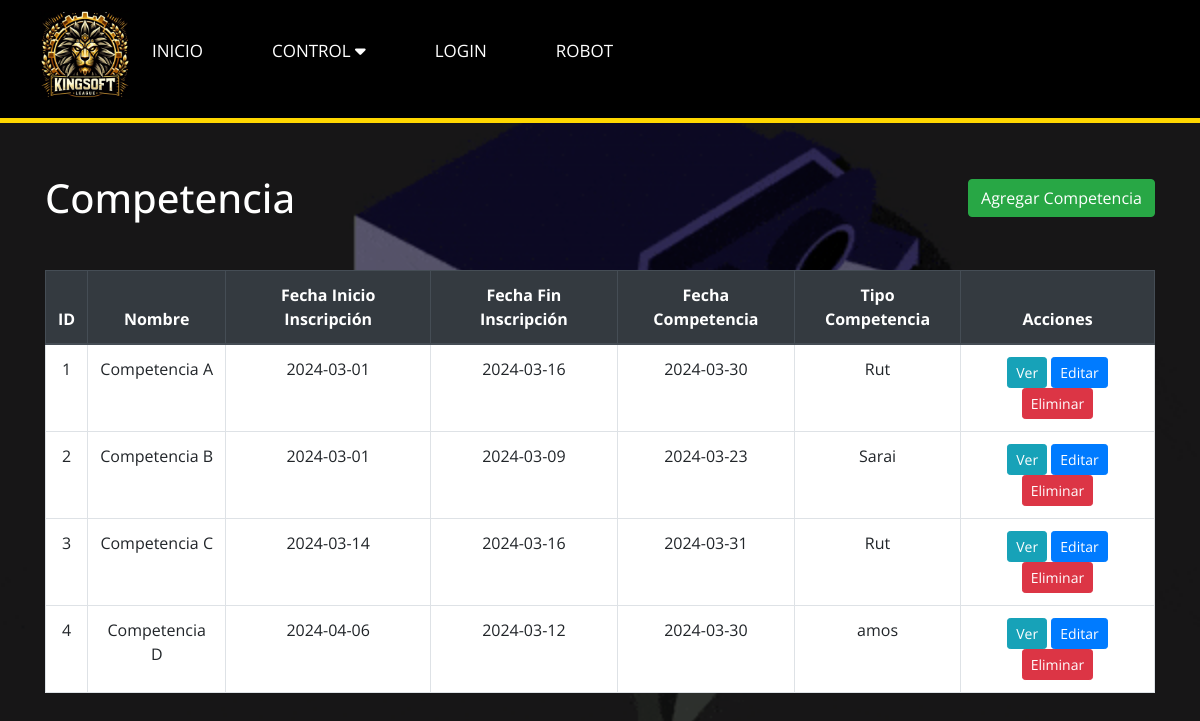
The app's page /Versión_1/Diseño/CompetenciaView.php, older data.
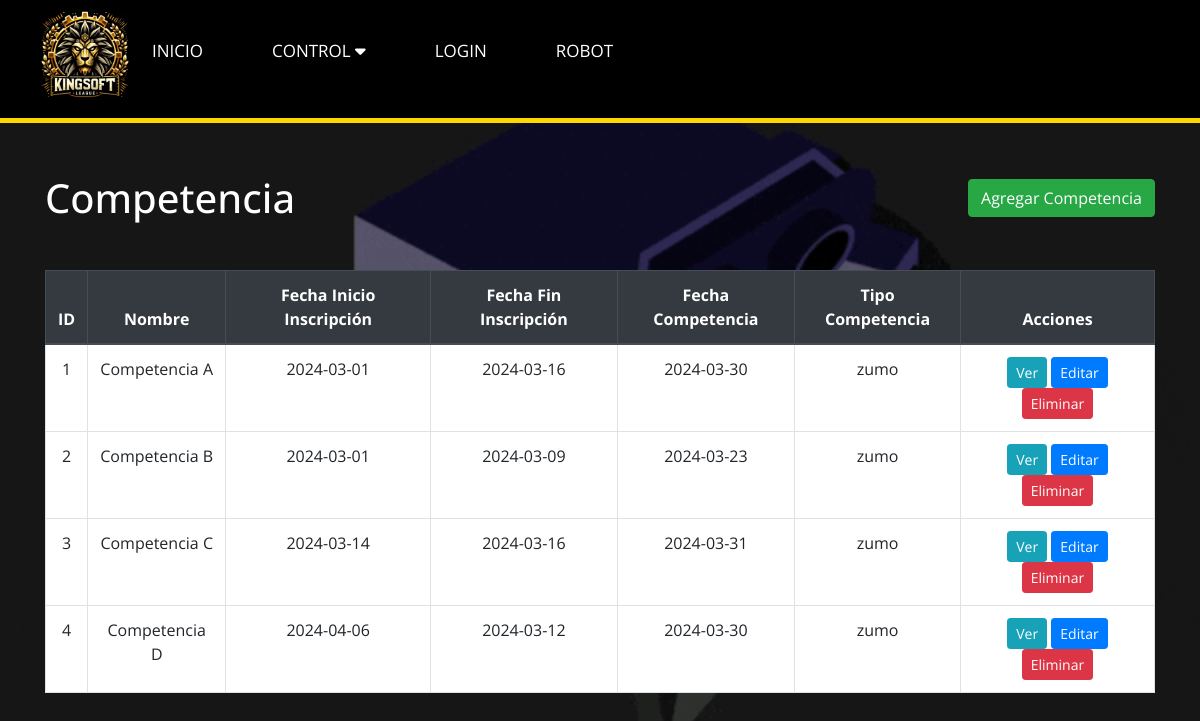
The same page, newer data.
### tables this page shows
CREATE TABLE `competencia` (
  `id` int(11) NOT NULL,
  `nombre` varchar(100) DEFAULT NULL,
  `fecha_inicio_inscripcion` date DEFAULT NULL,
  `fecha_fin_inscripcion` date DEFAULT NULL,
  `fecha_compentencia` date DEFAULT NULL,
  `tipo_competencia` int(11) DEFAULT NULL
);

CREATE TABLE `tipo_competencia` (
  `id` int(11) NOT NULL,
  `nombre` varchar(100) DEFAULT NULL,
  `descripcion` varchar(250) DEFAULT NULL
);

### Versión_1/Diseño/CompetenciaController.php (called while the page is built, shortened)
<?php
require_once 'CompetenciaModel.php';
class CompetenciaController {
    private $model;
    public function __construct($db) {
        $this->model = new CompetenciaModel($db);
    }
    public function getAllCompetencias() {
        return $this->model->getAllCompetencias();
    }
}
?>

### Versión_1/Diseño/CompetenciaModel.php (called while the page is built, shortened)
<?php
class CompetenciaModel {
    private $conn;
    public function __construct($db) {
        $this->conn = $db;
    }
    public function getAllCompetencias() {
        $query = "SELECT * FROM competencia";
        $stmt = $this->conn->prepare($query);
        $stmt->execute();
        return $stmt;
    }
}
?>

### Versión_1/Diseño/CompetenciaView.php (the view, shortened to what this page needs)
<?php
require_once 'CompetenciaController.php';
$db = new PDO('mysql:host=localhost;dbname=datosks', 'root', '');
$controller = new CompetenciaController($db);
$competencias = $controller->getAllCompetencias();
?>
<!DOCTYPE html>
<html lang="en">
<head>
    <link rel="stylesheet" href="https://maxcdn.bootstrapcdn.com/bootstrap/4.5.2/css/bootstrap.min.css">
</head>
<body>
<?php include 'navegador.php'; ?>
<div class="container">
        <div class="d-flex justify-content-between align-items-center mb-4">
            <h1 class="mt-4 mb-4">Competencia</h1>
            <a href="agregar_club.php" class="btn btn-success">Agregar Competencia</a>
        </div>
        <table class="table table-bordered">
            <thead class="thead-dark">
                <tr>
                    <th>ID</th>
                    <th>Nombre</th>
                    <th>Fecha Inicio Inscripción</th>
                    <th>Fecha Fin Inscripción</th>
                    <th>Fecha Competencia</th>
                    <th>Tipo Competencia</th>
                    <th>Acciones</th>
                </tr>
            </thead>
            <tbody>
                <?php while ($competencia = $competencias->fetch(PDO::FETCH_ASSOC)) : ?>
                    <tr>
                        <td><?php echo $competencia['id']; ?></td>
                        <td><?php echo $competencia['nombre']; ?></td>
                        <td><?php echo $competencia['fecha_inicio_inscripcion']; ?></td>
                        <td><?php echo $competencia['fecha_fin_inscripcion']; ?></td>
                        <td><?php echo $competencia['fecha_compentencia']; ?></td>
                        <td><?php echo obtenerNombreTipoCompetencia($competencia['tipo_competencia'], $db); ?></td>
                        <td>
                            <a href="vercompetencia.php?id=<?php echo $competencia['id']; ?>" class="btn btn-info btn-sm">Ver</a>
                            <a href="editarcompetencia.php?id=<?php echo $competencia['id']; ?>" class="btn btn-primary btn-sm">Editar</a>
                            <a href="eliminarcompetencia.php?id=<?php echo $competencia['id']; ?>" class="btn btn-danger btn-sm">Eliminar</a>
                        </td>
                    </tr>
                <?php endwhile; ?>
            </tbody>
        </table>
    </div>
<?php
function obtenerNombreTipoCompetencia($tipo_competencia_id, $db) {
    $query = "SELECT nombre FROM tipo_competencia WHERE id = ?";
    $stmt = $db->prepare($query);
    $stmt->bindParam(1, $tipo_competencia_id);
    $stmt->execute();
    $resultado = $stmt->fetch(PDO::FETCH_ASSOC);
    return $resultado['nombre'];
}
?>
</body>
</html>

### Versión_1/Diseño/navegador.php (shortened to what this page needs)
<!DOCTYPE html>
<html lang="en">
<head>
    <link rel="stylesheet" href="https://cdnjs.cloudflare.com/ajax/libs/font-awesome/6.5.1/css/all.min.css" />
    <link rel="stylesheet" href="stylelogin.css">
<nav class="navbar">
        <div class="navbar-container">
            <h1><a href="#"><img id="logo" src="k.jpeg" alt="Logo"></a></h1>
            <ul class="nav-links">
                <li><a href="menu.html">Inicio</a></li>
                <li><a href="#inicio">CONTROL <i class="fas fa-caret-down"></i></a>
                </li>
                <li><a href="login.php">LOGIN</a></li>
                <li><a href="#sobre-mi">ROBOT</a></li>
                <li><a href="#servicios"></a></li>
                <li><a href="#curriculum"></a></li>
                <li><a href="#contacto"></a></li>
            </ul>
        </div>
    </nav>
</html>

### Versión_1/Diseño/stylelogin.css (style rules this page uses)
* { padding: 0; margin: 0; box-sizing: border-box; font-family: 'Open Sans', sans-serif; }
html { scroll-behavior: smooth; }
nav ul { list-style: none; display: flex; }
nav ul li { margin: 0 15px; }
nav ul li a { color: #fff; text-decoration: none; text-transform: uppercase; padding: 5px 7px; transition: .3s; }
.navbar { background-color: #000; border-bottom: 5px solid gold; color: #fff; padding: 10px 0; width: 100%; position: fixed; top: 0; left: 0; z-index: 1000; }
.navbar-container { display: flex; justify-content: space-between; align-items: center; max-width: 1400px; margin: 0 auto; padding: 0 20px; width: 100%; }
.nav-links { list-style: none; display: flex; margin-right: auto; }
.nav-links li { margin-right: 20px; }
.nav-links li:not(:last-child) { margin-right: 40px; }
.nav-links li a { color: #fff; text-decoration: none; text-transform: uppercase; font-size: 17px; transition: color 0.3s; }
#logo { width: 90px; height: auto; margin-left: 20px; }

### Versión_1/Diseño/CompetenciaView.php (style rules this page uses)
.table { background-color:white; }
.container { margin-top: 150px; text-align: center; }
h1 { color:white; }

### Versión_1/Diseño/navegador.php (style rules this page uses)
.nav-links li { position: relative; }

Row changes from the older to the newer data that the page shows:
changed competencia "Competencia A": tipo_competencia.nombre "Rut" → "zumo"
changed through a linked row, competencia "Competencia B": tipo_competencia.nombre "Sarai" → "zumo"
changed through a linked row, competencia "Competencia C": tipo_competencia.nombre "Rut" → "zumo"
changed through a linked row, competencia "Competencia D": tipo_competencia.nombre "amos" → "zumo"
